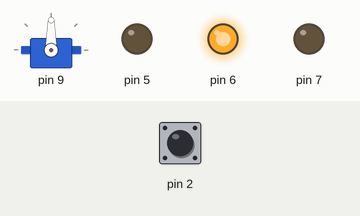
This sketch was run on a simulated Arduino Uno, built with avr-gcc and run on an emulated ATmega328P. Shown: servo, output pins drawn as LEDs (lit = HIGH). The inputs (shaded band) are chosen by the test bench; at power-on: pin 2 HIGH.

Above: at 1.7 s.
1.8 s: pin 2 pulled LOW for 0.15 s
At 2.4 s:
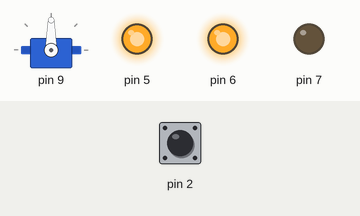
3.4 s: pin 2 pulled LOW for 1 s
At 4.9 s:
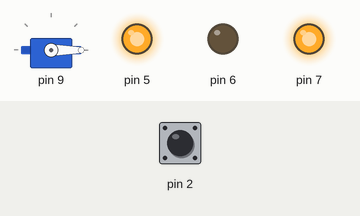
5.9 s: pin 2 pulled LOW for 0.15 s
At 6.36 s:
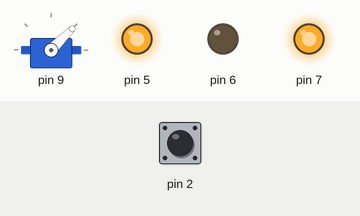
8.3 s: pin 2 pulled LOW for 3.2 s
At 12.6 s:
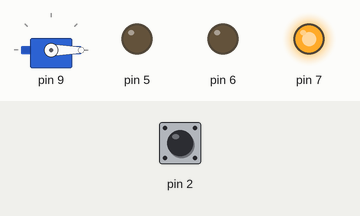
Timing chart, 0 to 22.1 s (numbered marks = the images above; inputs shaded):
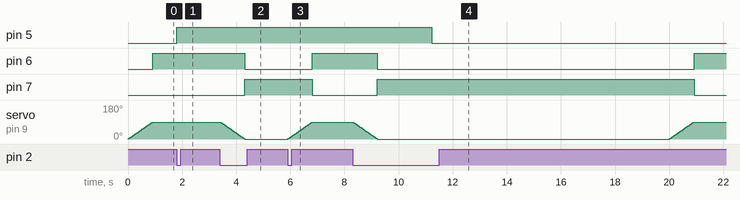

The sketch:

CodigoFactory.ino
```cpp
#include "ServoCortina.h"
#include "LedEstado.h"
#include "BotonControl.h"
#include "ControladorCortina.h"

ServoCortina cortina(9);
LedEstado ledVerde(6);
LedEstado ledRojo(7);
LedEstado ledManual(5);
BotonControl boton(2);

ControladorCortina sistema(cortina, ledVerde, ledRojo, ledManual, boton);

void setup() {
  Serial.begin(9600);
  cortina.begin();
  ledVerde.begin();
  ledRojo.begin();
  ledManual.begin();
  boton.begin();
}

void loop() {
  sistema.actualizar(); // Ejecuta las funciones
}
```

BotonControl.h
```cpp
#ifndef BOTON_CONTROL_H
#define BOTON_CONTROL_H

class BotonControl {
  private:
    int pin;
    bool ultimoEstado = HIGH;
    unsigned long ultimoTiempo = 0;

  public:
    BotonControl(int p) { pin = p; }

    void begin() { pinMode(pin, INPUT_PULLUP); }

    bool fuePresionado() { //Detecta el clic
      bool lectura = digitalRead(pin);
      if (lectura == LOW && ultimoEstado == HIGH && millis() - ultimoTiempo > 250) {
        ultimoTiempo = millis();
        ultimoEstado = lectura;
        return true;
      }
      ultimoEstado = lectura;
      return false;
    }

    bool presionado() { return digitalRead(pin) == LOW; } //Detecta si está presionado
};

#endif
```

ControladorCortina.h
```cpp
#ifndef CONTROLADOR_CORTINA_H
#define CONTROLADOR_CORTINA_H

#include "ServoCortina.h"
#include "LedEstado.h"
#include "BotonControl.h"

class ControladorCortina {
  private:
    ServoCortina& servo;
    LedEstado& verde;
    LedEstado& rojo;
    LedEstado& manual;
    BotonControl& boton;

    bool modoManual = false;
    unsigned long tiempoPresionado = 0;

  public:
    ControladorCortina(
      ServoCortina& s, LedEstado& v, LedEstado& r, LedEstado& m, BotonControl& b
    ) : servo(s), verde(v), rojo(r), manual(m), boton(b) {}

    void actualizar() {
      if (boton.fuePresionado()) { //Cambia a omdo manual o mueve la cortina manualmente
        if (!modoManual) {
          modoManual = true;
          manual.encender();
        } else {
          if (servo.estaAbierta()) servo.cerrar();
          else servo.abrir();
        }
      }

      if (boton.presionado()) {  //Si se deja presionado 2s quita el manual
        if (tiempoPresionado == 0) tiempoPresionado = millis();
        if (millis() - tiempoPresionado > 2000 && modoManual) {
          modoManual = false;
          manual.apagar();
          tiempoPresionado = 0;
        }
      } else {
        tiempoPresionado = 0;
      }

      if (!modoManual) {      // Control automático por tiempo
        unsigned long t = millis()/1000;
        if ((t % 20) < 10) servo.abrir();
        else servo.cerrar();
      }
                              //Control de LEDs de estado
      if (servo.estaAbierta()) {
        verde.encender();
        rojo.apagar();
      } else {
        verde.apagar();
        rojo.encender();
      }
    }
};

#endif
```

LedEstado.h
```cpp
#ifndef LED_ESTADO_H
#define LED_ESTADO_H

class LedEstado {
  private:
    int pin;

  public:
    LedEstado(int p) { pin = p; }

    void begin() { pinMode(pin, OUTPUT); } // Configura pin como salida
    void encender() { digitalWrite(pin, HIGH); }
    void apagar() { digitalWrite(pin, LOW); }
};

#endif
```

ServoCortina.h
```cpp
#ifndef SERVO_CORTINA_H
#define SERVO_CORTINA_H

#include <Servo.h>

class ServoCortina {
  private:
    Servo servo;
    int pin;
    bool abierta = false;

  public:
    ServoCortina(int p) { pin = p; }

    void begin() {
      servo.attach(pin); //Inicia servo
      servo.write(0);
    }

    void abrir() {
      if (abierta) return;
      for (int i = 0; i <= 90; i++) { //Mueve el servo con for para que sea mas lento y no con la velocidad maxima al 90
        servo.write(i);
        delay(10);
      }
      abierta = true;
    }

    void cerrar() {
      if (!abierta) return;
      for (int i = 90; i >= 0; i--) {  //Mueve el servo con for para que sea mas lento y no con la velocidad maxima al 0
        servo.write(i);
        delay(10);
      }
      abierta = false;
    }

    bool estaAbierta() { return abierta; }
};

#endif
```

Measured:
- after the input at 1.8 s, pin 5: LOW → HIGH at once
- after the input at 3.4 s, pin 6: HIGH → LOW after 0.92 s; pin 7: LOW → HIGH after 0.92 s; servo on pin 9: moves from 90° to 0° over 0.91 s, starting at once
- after the input at 5.9 s, pin 6: LOW → HIGH after 0.92 s; pin 7: HIGH → LOW after 0.92 s; servo on pin 9: moves from 0° to 90° over 0.91 s, starting at once
- after the input at 8.3 s, pin 5: HIGH → LOW after 2.9 s; pin 6: HIGH → LOW after 0.92 s, → HIGH 11.7 s later; pin 7: LOW → HIGH after 0.92 s, → LOW 11.7 s later
